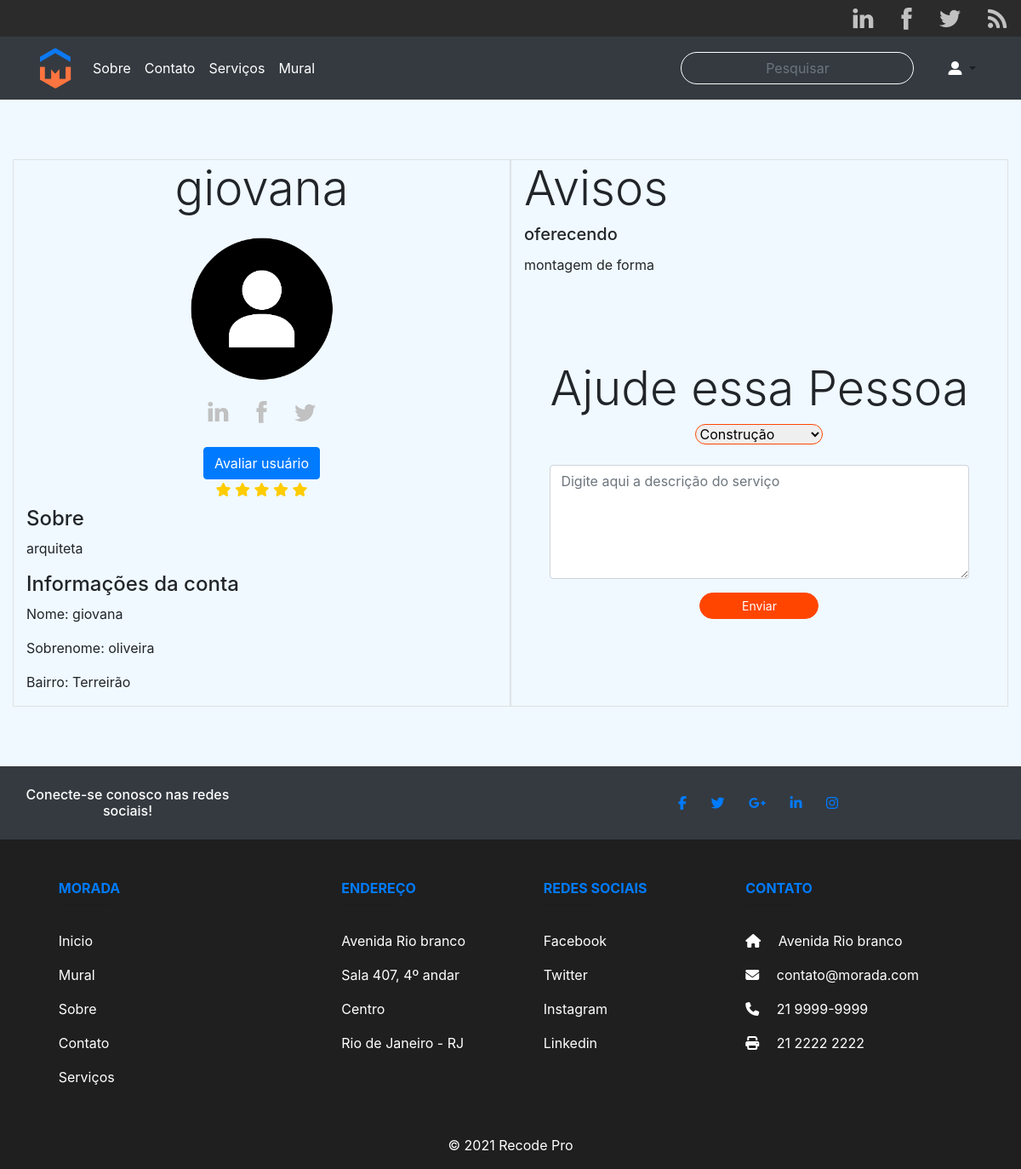
Page /perfilpublico.php?id=1 on the committed database.
### tables this page shows
CREATE TABLE `usuarios` (
  `idusuario` int NOT NULL AUTO_INCREMENT,
  `nome` varchar(45) DEFAULT NULL,
  `sobrenome` varchar(45) DEFAULT NULL,
  `email` varchar(45) DEFAULT NULL,
  `senha` varchar(45) DEFAULT NULL,
  `sobre` varchar(45) DEFAULT NULL,
  `endereco` varchar(45) DEFAULT NULL,
  `bairro` varchar(45) DEFAULT NULL,
  `cep` varchar(45) DEFAULT NULL,
  `telefone` varchar(45) DEFAULT NULL,
  `complemento` varchar(45) DEFAULT NULL,
  `estrela` varchar(45) DEFAULT NULL,
  PRIMARY KEY (`idusuario`)
);

CREATE TABLE `servicos` (
  `idservicos` int NOT NULL AUTO_INCREMENT,
  `usuario` int DEFAULT NULL,
  `tipo` varchar(45) DEFAULT NULL,
  `categoria` varchar(45) DEFAULT NULL,
  `descricao` varchar(700) DEFAULT NULL,
  `email` varchar(45) DEFAULT NULL,
  `parceiro` varchar(100) DEFAULT NULL,
  `mensagem` varchar(500) DEFAULT NULL,
  PRIMARY KEY (`idservicos`),
  KEY `fk_servicos_idx` (`usuario`),
  CONSTRAINT `fk_servicos` FOREIGN KEY (`usuario`) REFERENCES `usuarios` (`idusuario`)
);

### perfilpublico.php (the view, shortened to what this page needs)
<?php
include('./php/actions/conexaodb.php');
$id = filter_input(INPUT_GET, 'id', FILTER_SANITIZE_NUMBER_INT);
$query = "SELECT * FROM usuarios JOIN servicos ON usuarios.idusuario = servicos.usuario WHERE idusuario = $id ; ";
$result = $conn->query($query);
$data = mysqli_fetch_assoc($result);
$query2 ="SELECT * FROM usuarios WHERE idusuario = $id;";
$result2 = $conn->query($query2);
$data2 = mysqli_fetch_assoc($result2);
?>
<!DOCTYPE html>
<html lang="en">
<head>
    <link rel="stylesheet" type="text/css" href="./css/main.css">
    <link rel="stylesheet" type="text/css" href="./css/avaliacao.css">
    <link rel="stylesheet" href="https://stackpath.bootstrapcdn.com/bootstrap/4.1.3/css/bootstrap.min.css">
    <link rel="stylesheet" href=" http://netdna.bootstrapcdn.com/font-awesome/4.0.3/css/font-awesome.min.css">
</head>
<?php
require "./php/includes/menu.php";
?>
<body>
    <div class="container-fluid">
        <div class="container-fluid" style="margin-bottom:70px; margin-top:70px;">
            <div class="row">
                <div class="col-sm border">
                    <h3 class="display-4 text-center"> <?php echo $data['nome']; ?></h3>
                    <div class="text-center"><img src="img/icones/profile-icon.png" style="width:200px; height:200px" alt=""></div>
                    <main>
                        <div>
                            <ul class="nav justify-content-center">
                                <li class="nav-item"><a href="#" class="nav-link"> <img src="img/icones/linkedin.png" /></a></li>
                                <li class="nav-item"><a href="#" class="nav-link"> <img src="img/icones/face.png" /></a></li>
                                <li class="nav-item"><a href="#" class="nav-link"> <img src="img/icones/tw.png" /></a></li>
                            </ul>
                            <div class="estrelas">
                                <button type="button" class="btn btn-primary" data-toggle="modal" data-target="#exampleModal">
                                    Avaliar usuário
                                </button>
                                <div>
                                <?php if($data2['estrela']) {
                                    $ava = $data2['estrela']; ?>
                                <?php
                                if ($ava > 0 and $ava < 2) { ?>
                                    <label for="estrela_cinco"><i class="fa"></i></label>
                                    <input type="radio" id="estrela_um" name="estrela" value="1">
                                <?php } else if ($ava > 1 and $ava < 3) { ?>
                                    <label for="estrela_cinco"><i class="fa"></i></label>
                                    <label for="estrela_cinco"><i class="fa"></i></label>
                                <?php } else if ($ava > 2 and $ava < 4) { ?>
                                    <label for="estrela_cinco"><i class="fa"></i></label>
                                    <label for="estrela_cinco"><i class="fa"></i></label>
                                    <label for="estrela_cinco"><i class="fa"></i></label>
                                <?php } else if ($ava > 4 and $ava < 6) { ?>
                                    <label for="estrela_cinco"><i class="fa"></i></label>
                                    <label for="estrela_cinco"><i class="fa"></i></label>
                                    <label for="estrela_cinco"><i class="fa"></i></label>
                                    <label for="estrela_cinco"><i class="fa"></i></label>
                                    <label for="estrela_cinco"><i class="fa"></i></label>
                                <?php }
                                } else {?>
                                    <p>Usuário sem avaliação</p>
                                <?php } ?>
                                </div>
                            </div>
                        </div>
                        <h4>Sobre</h4>
                        <p><?php echo $data['sobre']; ?>
                        </p>
                        <h4>Informações da conta</h4>
                        <p>Nome: <?php echo $data['nome']; ?> </p>
                        <p>Sobrenome: <?php
                                        echo $data['sobrenome']; ?> </p>
                        <p>Bairro: <?php
                                    echo $data['bairro']; ?>
                        </p>
                </div>
                <div class="col-sm border">
                    <h4 class="display-4">Avisos</h4>
                    <?php
                    $result = $conn->query($query);
                    if ($result->num_rows > 0) {
                        while ($row = $result->fetch_assoc()) {
                    ?>
                            <div class="Card" style="width: 18rem;">
                                    <h5 class="card-title"><?php echo $row['tipo'] ?></h5>
                                    <p class="card-text"><?php echo $row['descricao']; ?></p>
                            </div>
                            <br>
                    <?php
                        }
                    } else {
                        echo '<p>' . 'Nenhuma solicitação feita!' . '<p>';
                    }
                    ?>
                        <form class="form text-center mt-1" method="post" action="./php/actions/mensagem.php?id=<?php echo $data['idusuario']; ?>">
                        <label for="">
                            <h4 class="display-4 ">Ajude essa Pessoa</h4>
                            <select name="categoria">
                                <option value="construcao">Construção</option>
                            </select><br><br>
                            <textarea class="form-control" id="exampleFormControlTextarea1" name="mensagem" rows="5" placeholder="Digite aqui a descrição do serviço"></textarea>
                            <button type="submit" class="btn btnstyle mt-3 btn-sm">
                                Enviar
                            </button>
                    </form>
                </div>
            </div>
        </div>
    </div>
</body>
</html>

### css/main.css (style rules this page uses)
body { background: rgb(240, 249, 255)!important; }

### css/avaliacao.css (style rules this page uses)
.estrelas label i.fa::before { content: '\f005'; color: #FC0; }
.estrelas { text-align: center; margin-top: 20px; }

### perfilpublico.php (style rules this page uses)
select { border-radius: 15px; border: 1px solid orangered; width: 150px; }
.btnstyle { border: 1px solid orangered; background-color: orangered !important; width: 140px; border-radius: 30px; color: white; }

### rows in the picture
usuarios: nome "giovana", sobre "arquiteta", sobrenome "oliveira", bairro "Terreirão"
servicos: tipo "oferecendo", descricao "montagem de forma"
